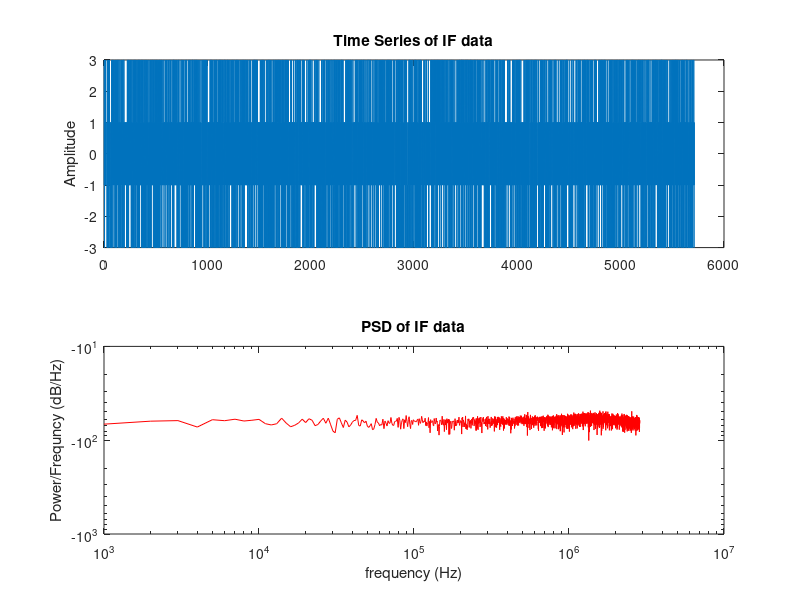

The MATLAB source for this figure:
load('IncomingIF.mat');
Fs = 5.714e6;
incoming_1ms_IF = IncomingIF(1,:);
h_figures = zeros(1,1);
h_figures(1) = figure('name', 'IF data details');

h_subplots = zeros(2,1);
h_subplots(1) = subplot(2,1,1);
h_subplots(2) = subplot(2,1,2);

h_plots = zeros(2,1);
time = (1:length(incoming_1ms_IF));
h_plots(1) = plot(h_subplots(1),time, incoming_1ms_IF);
title(h_subplots(1), 'Time Series of IF data');
ylabel(h_subplots(1), 'Amplitude');
xlabel(h_subplots(2), 'Samples (over 1 sec)');
%Compute Periodgram using FFT method
N = length(incoming_1ms_IF);
dft_result = fft(incoming_1ms_IF);
dft_result = dft_result(1:N/2 + 1);
psd_result = (1/(Fs*N))*abs(dft_result).^2;
psd_result(2:end - 1) = 2*psd_result(2:end - 1);
freq = 0:Fs/length(incoming_1ms_IF):Fs/2;
psd_result_log = 10*log10(psd_result);

h_plots(2) = loglog(h_subplots(2), freq, psd_result_log, 'color', 'r');
title(h_subplots(2), 'PSD of IF data');
ylabel(h_subplots(2), 'Power/Frequncy (dB/Hz)');
xlabel(h_subplots(2), 'frequency (Hz)');